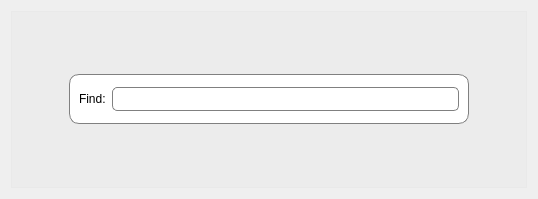
<?xml version="1.0" encoding="UTF-8"?>
<ui version="4.0">
 <class>FindWidgetDialog</class>
 <widget class="QDialog" name="FindWidgetDialog">
  <property name="geometry">
   <rect>
    <x>0</x>
    <y>0</y>
    <width>538</width>
    <height>199</height>
   </rect>
  </property>
  <property name="windowTitle">
   <string>Dialog</string>
  </property>
  <property name="styleSheet">
   <string notr="true">#innerFrame{
border: 1px solid gray;
border-radius: 10px;
background-color: white;
}

#lineEdit{
border: 1px solid gray;
border-radius: 5px;
padding: 3px;
}

#outerFrame{
background-color: rgba(0, 0, 0, 3)
}</string>
  </property>
  <layout class="QGridLayout" name="gridLayout">
   <item row="0" column="0" colspan="2">
    <widget class="QFrame" name="outerFrame">
     <property name="styleSheet">
      <string notr="true"/>
     </property>
     <property name="frameShape">
      <enum>QFrame::StyledPanel</enum>
     </property>
     <property name="frameShadow">
      <enum>QFrame::Raised</enum>
     </property>
     <layout class="QHBoxLayout" name="horizontalLayout">
      <item>
       <widget class="QFrame" name="innerFrame">
        <property name="maximumSize">
         <size>
          <width>400</width>
          <height>50</height>
         </size>
        </property>
        <property name="styleSheet">
         <string notr="true"/>
        </property>
        <property name="frameShape">
         <enum>QFrame::StyledPanel</enum>
        </property>
        <property name="frameShadow">
         <enum>QFrame::Raised</enum>
        </property>
        <layout class="QHBoxLayout" name="horizontalLayout_2">
         <item>
          <widget class="QLabel" name="label">
           <property name="text">
            <string>Find:</string>
           </property>
          </widget>
         </item>
         <item>
          <widget class="QLineEdit" name="lineEdit">
           <property name="clearButtonEnabled">
            <bool>true</bool>
           </property>
          </widget>
         </item>
        </layout>
       </widget>
      </item>
     </layout>
    </widget>
   </item>
  </layout>
 </widget>
 <resources/>
 <connections/>
</ui>
